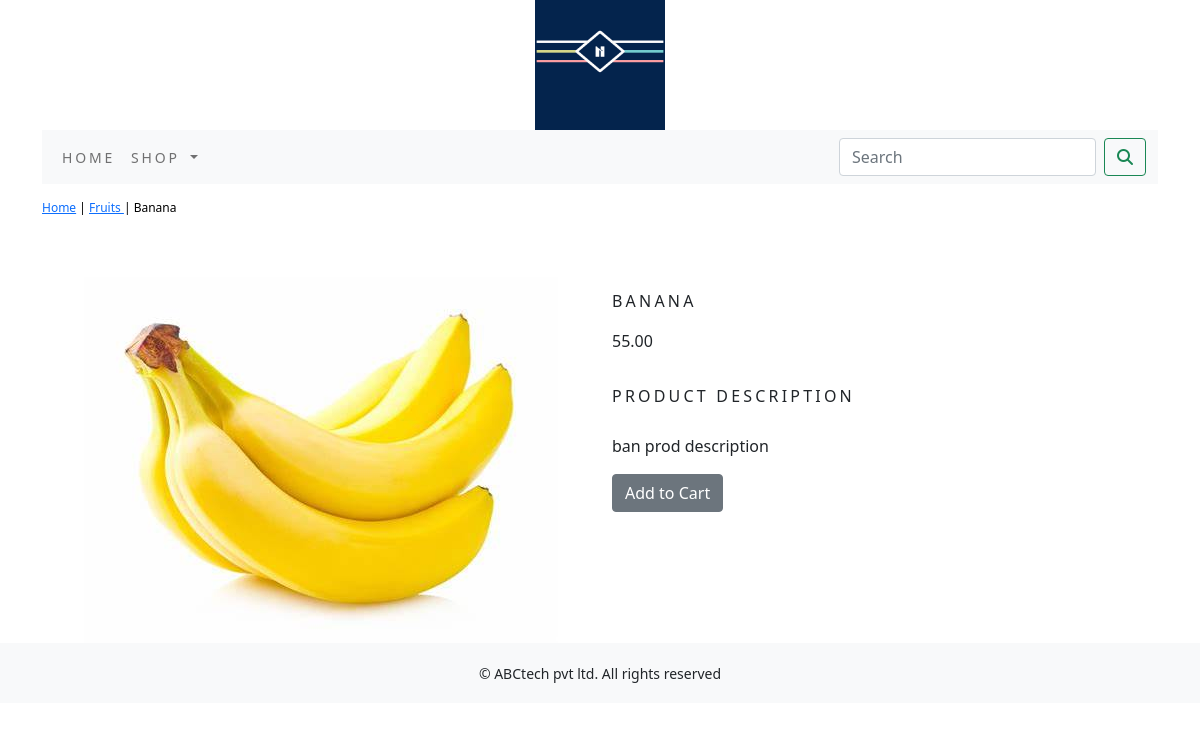
/shop/fruits/banana/, run on the app's committed database.
### ecommerceApp1/models.py (models this page shows, shortened)
class Product(models.Model):
    name = models.CharField(max_length=250, unique=True)
    slug = models.SlugField(max_length=250, unique=True)
    description = models.TextField(blank=True)
    price = models.DecimalField(max_digits=10, decimal_places=2)
    category = models.ForeignKey(Category,on_delete=models.CASCADE)
    image = models.ImageField(upload_to='product', blank=True)
    stock = models.IntegerField()
    available = models.BooleanField(default=True)
    created = models.DateTimeField(auto_now_add=True)
    updated = models.DateTimeField(auto_now=True)
    class Meta:
        ordering = ('name',)
        verbose_name = 'product'
        verbose_name_plural = 'products'

class Category(models.Model):
    name=models.CharField(max_length=250,unique=True)
    slug=models.SlugField(max_length=250,unique=True)
    description=models.TextField(blank=True)
    image=models.ImageField(upload_to='category',blank=True)
    class Meta:
        ordering= ('name', )
        verbose_name='category'
        verbose_name_plural = 'categories'
    def get_url(self):
        return reverse('ecommerceApp1:products_by_category', args=[self.slug])
    def __str__(self):
        return '{}'.format(self.name)

### ecommerceApp1/views.py (the view)
# urls.py: path('<slug:c_slug>/<slug:product_slug>/', views.prodDetail, name='prodCatDetail'),
def prodDetail(request,c_slug,product_slug):
    try:
        product=Product.objects.get(category__slug=c_slug, slug=product_slug)
    except Exception as e:
        raise e
    return render(request,'product.html',{'product':product})

### cart/context_processors.py (called while the page is built)
def counter(request):
    item_count=0
    if 'admin' in request.path:
        return {}
    else:
        try:
            cart=Cart.objects.filter(cart_id=_cart_id(request))
            cart_items=CartItem.objects.all().filter(cart=cart[:1])
            for cart_item in cart_items:
                item_count += cart_item.quantity
        except Cart.DoesNotExist:
            item_count=0
    return dict(item_count=item_count)

### cart/views.py (called while the page is built)
def _cart_id(request):
    cart=request.session.session_key
    if not cart:
        cart=request.session.create()
    return cart

### ecommerceApp1/context_processors.py (called while the page is built)
def menu_links(request):
    links=Category.objects.all()
    return dict(links=links)

### templates/product.html (shortened to what this page needs)
{% extends 'base.html' %}
{% load static %}
{% block content %}
<div class="row my_prod_row_class">
    <div class="mx-auto">
        <p><a href="{% url 'ecommerceApp1:allProdCat' %}">Home</a> |
            <a href="{{product.category.get_url}}">{{product.category}} </a> | {{product.name}} </p>
    </div>
</div>
<div class="container">
    <br>
    <div class="row">
        <div class="col-12 col-sm-12 col-md-12 col-lg-6 text-center">
            <div style="min-width: 18rem;">
                <img src="{{product.image.url}}" alt="{{product.name}}">
            </div>
        </div>
        <div class="col-12 col-sm-12 col-md-12 col-lg-6">
            <div>
                <h1 class="my_prod_title">{{product.name}}</h1>
                <p>{{product.price}}</p>
                <p class="my_prod_title">Product Description</p>
                <p class="text-justify my_prod_text">{{product.description}}</p>
                {% if product.stock <= 0 %}
                    <p class="text-justify my_prod_text"><b>Out of stock</b></p>
                {% else %}
                    <a class="btn btn-secondary" href="{% url 'cart:add_cart' product.id %}">Add to Cart</a>
                {% endif %}
            </div>
        </div>
    </div>
</div>
{% endblock %}

### static/css/custom.css (style rules this page uses)
body { font-family: 'Roboto', sans-serif; }
.my_prod_row_class { padding-top:15px; padding-bottom:20px; }
.my_prod_row_class .mx-auto { color:#000; font-size:12px; text-decoration:none; }
.my_prod_title { font-size:16px; text-transform:uppercase; letter-spacing:.2em; padding-top:15px; padding-bottom:10px; }
.my_prod_text { padding-right:20px; }

### data on the page
Product: category "Fruits", name "Banana", image (picture), name "BANANA", price "55.00", description "ban prod description"
